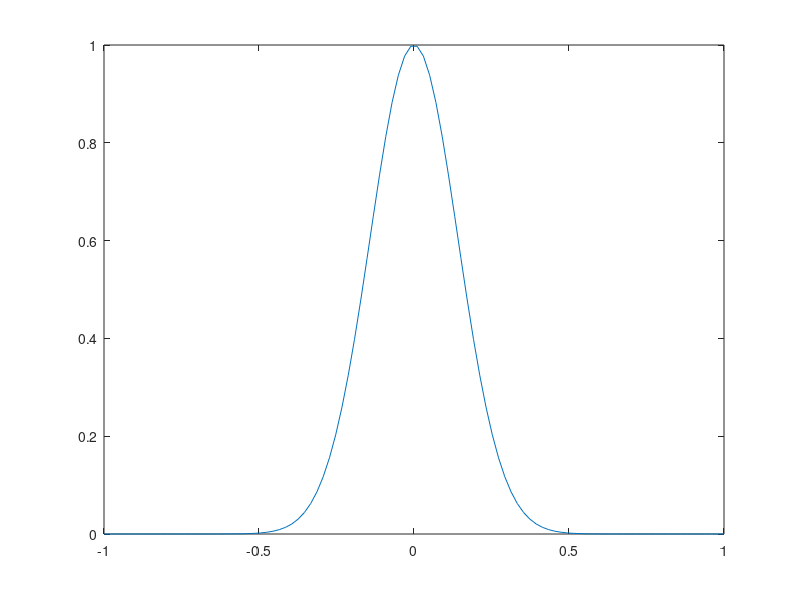

The MATLAB source for this figure: (Note: this script raises an error after producing the figure.)
%% Level Set Method
% 
%%
function [dt,dx,phiplot,X,Y,tplot,figure1] = levelSetMethod(dtfraction,myTextLabel)
global n xc yc r;
% Long description
if nargin < 2
    n=100;
    dtfraction = 0.1;
    myTextLabel = '0.1';
end
%% Constants
xc = 0;
yc = -.6;
r = 0.3;
L = 2;
dx = L/(n-1);
dy = dx;
% Make grid of x and y values
[X, Y] = meshgrid(-L/2:dx:L/2,-L/2:dy:L/2);
tFinal = 1.6;
x=X(1,:);
dt = dtfraction*dx;
tSteps = ceil(tFinal/dt);
ia = 1:n;
im = [n,1:n-1];
ip = [2:n,1];
% Signed Distance Function
w=.2;
phi = exp(-x.^2/(w^2));
plot(x,phi)
%% Define velocity field
u=-cos(pi*(X+0.5)).*sin(3*pi/8*Y);
v=sin(pi*(X+0.5)).*cos(3*pi/8*Y);
up = u;
um = u;
vp = v;
vm = v;
up(up<=0) = 0;
um(um>=0) = 0;
vp(vp<=0) = 0;
vm(vm>=0) = 0;

%% Plotting variables
nplots = 20;        % Desired number of plots
plotStep = round(tSteps/nplots); % Number of steps between plots
iplot = 1;
tplot(1) = 0;
phinew = phi;
phiplot(:,:,1) = phi;
fx = zeros(n);
fy = zeros(n);
% tplot = zeros(1,nplots);
myHandle = waitbar(0,'Initializing waitbar...');
tic;
%% Main loop
for tn = 1:tSteps
    for i = 2:n-1
            wxm = phi(i) - phi(i-1);	% x backward difference
            wxp = phi(i+1) - phi(i); 	% x forward difference
            fx(i) = vp(i)*wxm + vm(i)*wxp;
            fy(i) = up(i)*wym + um(i)*wyp;
            phinew(i) = phi(i)-dt*( fx(i)/dx + fy(i)/dx );
    end
    % Set Boundary Conditions (no flux)
    phinew(1,:) = phinew(2,:);
    phinew(:,1) = phinew(:,2);
    phinew(n,:) = phinew(n-1,:);
    phinew(:,n) = phinew(:,n-1);
    phi = phinew;
    phiplot(:,:,tn+1) = phi; 
    tplot(tn) = dt*tn;
        %% Here's the progress bar code
    time=toc;
    Perc=tn/tSteps;
    Trem=time/Perc-time; %Calculate the time remaining
    Hrs=floor(Trem/3600);Min=floor((Trem-Hrs*3600)/60);
    waitbar(Perc,myHandle,[sprintf('%0.1f',Perc*100) '%, '...
        sprintf('%03.0f',Hrs) ':'...
        sprintf('%02.0f',Min) ':'...
        sprintf('%02.0f',rem(Trem,60)) ' remaining Level Set Method']);
end
%% Plot for print


qp = 1:round(n/20):n;
totTime=length(tplot);
n1 = 1;
n2 = round(1/4*totTime);
n3 = round(.5*totTime);
n4 = round(3/4*totTime);
n5 = totTime;

t1 = tplot(n1);
t2 = tplot(n2);
t3 = tplot(n3);
t4 = tplot(n4);
t5 = tplot(n5);
figure1=figure('Units', 'pixels', ...
    'Position', [100 100 500 375]);hold on;
y1_plot = contour(X,Y,phiplot(:,:,n1),[0,0],'r'); % initial state
y2_plot = contour(X,Y,phiplot(:,:,n2),[0,0],'m'); % second state
y3_plot = contour(X,Y,phiplot(:,:,n3),[0,0],'color',[.2 .5 .9]); % third state
y4_plot = contour(X,Y,phiplot(:,:,n4),[0,0],'b'); % fourth state
y5_plot = contour(X,Y,phiplot(:,:,n5),[0,0],'color',[.3 .3 .3]); % final state
quivP = quiver(X(qp,qp),Y(qp,qp),u(qp,qp),v(qp,qp),...
    'color',[.5 .5 .5]);
axis([-L/2 L/2 -L/2 L/2])
axis('square')
hXLabel = xlabel('x');
hYLabel = ylabel('y');
% Create axes
hText = text(-0.95,0,...
    [sprintf('N = %g\n\\Deltat = ',n) myTextLabel sprintf(' = %4.4f\n\\Deltax = L/(N-1) = %4.4f',dt,dx)],...
    'EdgeColor',[0 0 0],...
    'BackgroundColor',[1 1 1]);
hLegend = legend(gca,...
    sprintf('t = %0.2f s',t1),...
    sprintf('t = %0.2f s',t2),...
    sprintf('t = %0.2f s',t3),...
    sprintf('t = %0.2f s',t4),...
    sprintf('t = %0.2f s',t5),'location','SouthEast');
hTitle = title(['Contour Plot of '...
    sprintf('$\\mathbf{\\phi}$ with velocity vectors')],...
    'Interpreter','latex');
set( gca                       , ...
    'FontName'   , 'Helvetica' );
set([hTitle, hXLabel, hYLabel, hText], ...
    'FontName'   , 'AvantGarde');
set([hLegend, gca]             , ...
    'FontSize'   , 8           );
set([hXLabel, hYLabel, hText]  , ...
    'FontSize'   , 10          );
set( hTitle                    , ...
    'FontSize'   , 12          , ...
    'FontWeight' , 'bold'      );
set(gca, ...
    'Box'         , 'off'         , ...
    'TickDir'     , 'out'         , ...
    'TickLength'  , [.02 .02]     , ...
    'XMinorTick'  , 'on'          , ...
    'YMinorTick'  , 'on'          , ...
    'YGrid'     ,'on',...
    'XColor'      , [.3 .3 .3]    , ...
    'YColor'      , [.3 .3 .3]    , ...
    'LineWidth'   , 1             );
hold off;
%%
% savePath = ['/Users/kevin/SkyDrive/'...
%     'KTH Work/Period 3 2014/DN2255/Homework/5/matlab/mat/'];
% save([savePath sprintf('dt_1-0050e-4',dt)],...
%     'X','Y','u','v','x','y','tSteps','phi','dt')
% save([savePath sprintf('dt1-0050e-4phiplot',dt)],...
%     'X','Y','u','v','x','y','tSteps','phiplot','dt')
end % function
